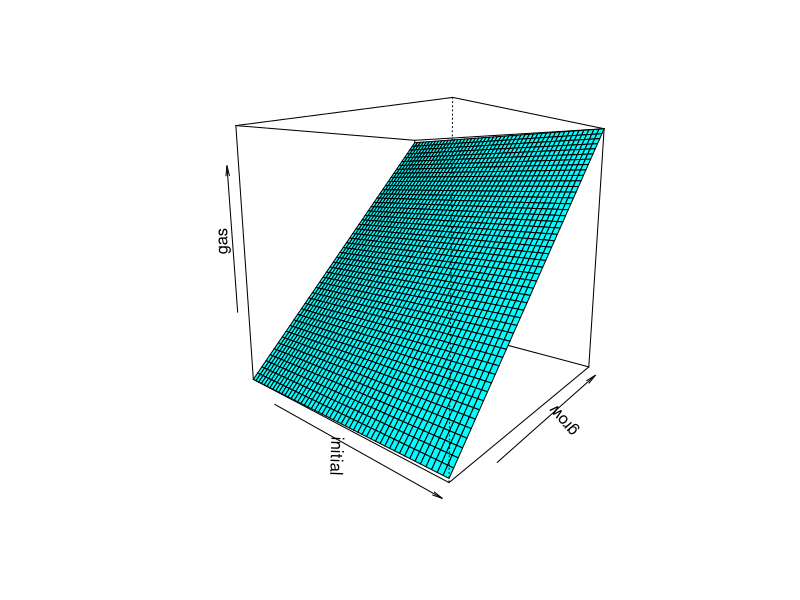

Source code (R):
x <- seq(1, 10000000, length.out = 50)
y <- seq(1, 1000000000, length.out = 50)

z <- outer(x, y, function(x, y) {
  4383*x + 3471*y + 108145
})

png("table-grow.png")
persp(
  x, y, z,
  theta = 40,
  phi = 10,
  col = "cyan",
  xlab = "initial",
  ylab = "grow",
  zlab = "gas"
)
